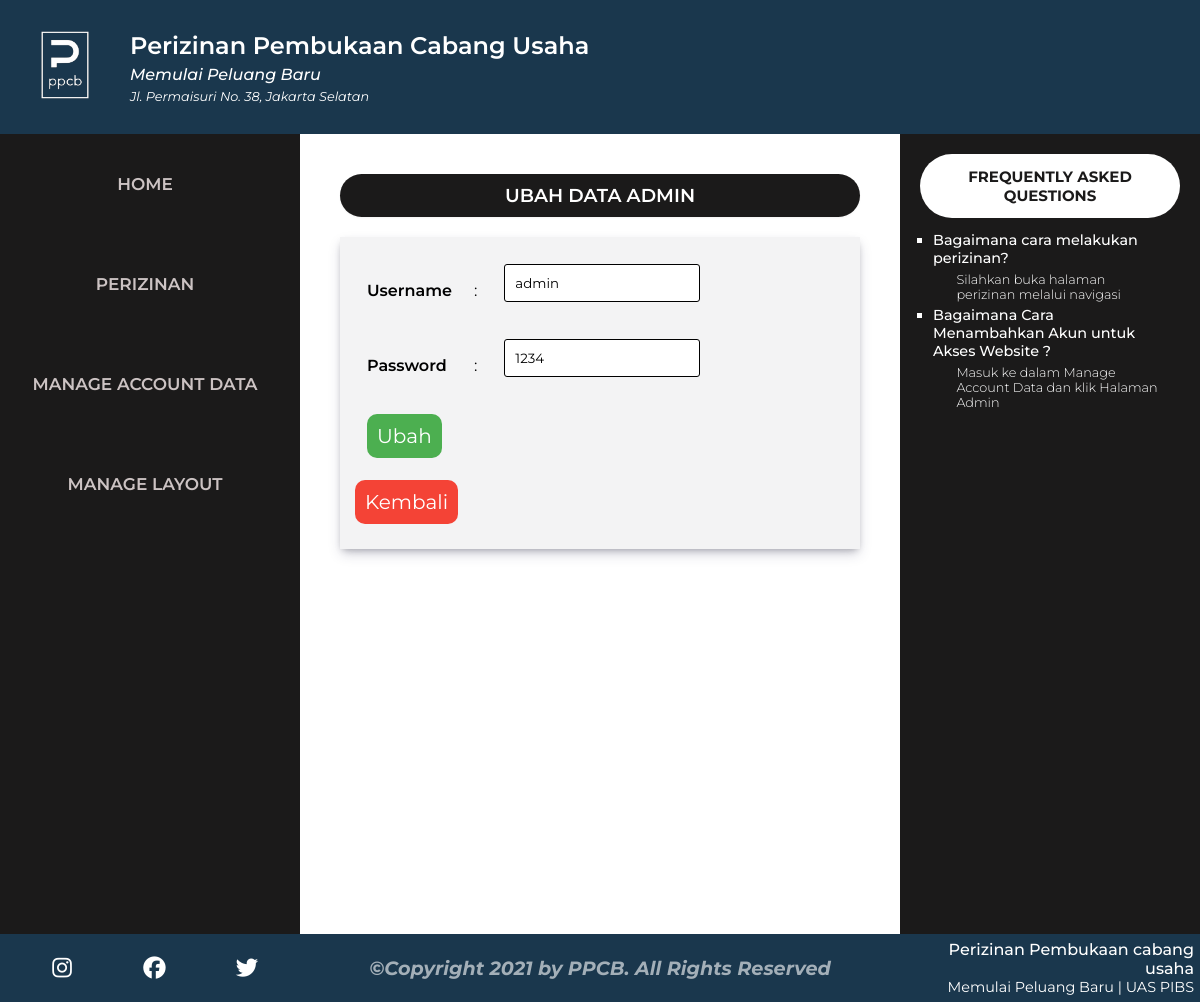
Page /public/akun/ubah/ACC001 (signed in) on the committed database.
### tables this page shows
CREATE TABLE `header` (
  `id_header` varchar(20) NOT NULL DEFAULT '',
  `logo` varchar(255) DEFAULT NULL,
  `nama_web` varchar(255) DEFAULT NULL,
  `sub_text` varchar(255) DEFAULT NULL,
  `alamat` varchar(255) DEFAULT NULL
);

CREATE TABLE `navigasi` (
  `id_nav` varchar(11) NOT NULL DEFAULT '',
  `nav_main` varchar(255) DEFAULT NULL,
  `nav_link` varchar(255) DEFAULT NULL
);

CREATE TABLE `akun` (
  `id_akun` varchar(20) NOT NULL DEFAULT '',
  `username` varchar(255) DEFAULT NULL,
  `password` varchar(255) DEFAULT NULL
);

CREATE TABLE `aside` (
  `id_aside` varchar(20) NOT NULL DEFAULT '',
  `aside_faq` varchar(255) DEFAULT NULL,
  `faq_answer` varchar(255) DEFAULT NULL
);

CREATE TABLE `footer` (
  `id_footer` varchar(20) NOT NULL DEFAULT '',
  `copyright` varchar(255) DEFAULT NULL,
  `facebook` varchar(255) DEFAULT NULL,
  `instagram` varchar(255) DEFAULT NULL,
  `twitter` varchar(255) DEFAULT NULL,
  `nama_web` varchar(255) DEFAULT NULL,
  `slogan` varchar(255) DEFAULT NULL,
  `keterangan` varchar(255) DEFAULT NULL
);

### app/core/Controller.php (called while the page is built, shortened)
<?php
class Controller
{
    public function view($view, $data = [])
    {
        require_once '../app/views/' . $view . '.php';
    }
    public function model($model)
    {
        return new $model;
    }
}

### app/controllers/Akun.php (called while the page is built, shortened)
<?php
class Akun extends Controller
{
    public function ubah($id_akun)
    {
        $data['judul'] = 'Ubah Data Admin';
        $data['head'] = $this->model('Header_model')->getHeader();
        $data['footer'] = $this->model('Footer_model')->getFooter();
        $data['akun'] = $this->model('Akun_model')->getAkunById($id_akun);
        $data['aside'] = $this->model('Aside_model')->getAside();
        $data['nav'] = $this->model('Navigasi_model')->getNavigasi();
        $data['child'] = $this->model('Navigasi_model')->getChild();
        $this->view('templates/header', $data);
        $this->view('templates/nav', $data);
        $this->view('akun/ubah', $data);
        $this->view('templates/aside', $data);
        $this->view('templates/footer', $data);
    }
}

### app/core/App.php (called while the page is built, shortened)
<?php
class App
{
    protected $method = 'index';
    protected $params = [];
    public function __construct()
    {
        $url = $this->parseURL();
        if (file_exists('../app/controllers/' . $url[0] . '.php')) {
            unset($url[0]);
        }
        $this->controller = new $this->controller;
        if (isset($url[1])) {
            if (method_exists($this->controller, $url[1])) {
                $this->method = $url[1];
                unset($url[1]);
            }
        }
        if (!empty($url)) {
            $this->params = array_values($url);
        }
        call_user_func_array([$this->controller, $this->method], $this->params);
    }
    public function parseURL()
    {
        if (isset($_GET['url'])) {
            $url = rtrim($_GET['url'], '/');
            $url = filter_var($url, FILTER_SANITIZE_URL);
            $url = explode('/', $url);
            return $url;
        }
    }
}

### public/index.php (called while the page is built, shortened)
<?php
$app = new App;

### app/core/Database.php (called while the page is built, shortened)
<?php
class Database
{
    private $host = DB_HOST;
    private $user = DB_USER;
    private $pass = DB_PASS;
    private $db_name = DB_NAME;
    private $dbh;
    private $stmt;
    public function __construct()
    {
        $dsn = 'mysql:host=' . $this->host . ';dbname=' . $this->db_name;;
        $option = [
            PDO::ATTR_PERSISTENT => true,
            PDO::ATTR_ERRMODE => PDO::ERRMODE_EXCEPTION
        ];
        try {
            $this->dbh = new PDO($dsn, $this->user, $this->pass, $option);
        } catch (PDOException $e) {
            die($e->getMessage());
        }
    }
    public function query($query)
    {
        $this->stmt = $this->dbh->prepare($query);
    }
    public function bind($param, $value, $type = null)
    {
        if (is_null($type)) {
            switch (true) {
                default:
                    $type = PDO::PARAM_STR;
            }
        }
        $this->stmt->bindValue($param, $value, $type);
    }
    public function execute()
    {
        $this->stmt->execute();
    }
    public function resultSet()
    {
        $this->execute();
        return $this->stmt->fetchAll(PDO::FETCH_ASSOC);
    }
    public function single()
    {
        $this->execute();
        return $this->stmt->fetch(PDO::FETCH_ASSOC);
    }
}

### app/models/Header_model.php (called while the page is built, shortened)
<?php
class Header_model
{
    private $db;
    public function __construct()
    {
        $this->db = new Database;
    }
    public function getHeader()
    {
        $this->db->query('SELECT * FROM header');
        return $this->db->single();
    }
}

### app/models/Navigasi_model.php (called while the page is built, shortened)
<?php
class Navigasi_model
{
    private $db;
    public function __construct()
    {
        $this->db = new Database;
    }
    public function getNavigasi()
    {
        $this->db->query('SELECT * FROM navigasi');
        return $this->db->resultSet();
    }
    public function getChild()
    {
        $this->db->query('SELECT * FROM navchild');
        return $this->db->resultSet();
    }
}

### app/models/Akun_model.php (called while the page is built, shortened)
<?php
class Akun_model
{
    private $db;
    public function __construct()
    {
        $this->db = new Database;
    }
    public function getAkunById($id_akun)
    {
        $this->db->query('SELECT * FROM akun WHERE id_akun=:id_akun');
        $this->db->bind('id_akun', $id_akun);
        return $this->db->single();
    }
}

### app/models/Aside_model.php (called while the page is built, shortened)
<?php
class Aside_model
{
    private $db;
    public function __construct()
    {
        $this->db = new Database;
    }
    public function getAside()
    {
        $this->db->query('SELECT * FROM aside');
        return $this->db->resultSet();
    }
}

### app/models/Footer_model.php (called while the page is built, shortened)
<?php
class Footer_model
{
    private $db;
    public function __construct()
    {
        $this->db = new Database;
    }
    public function getFooter()
    {
        $this->db->query('SELECT * FROM footer');
        return $this->db->single();
    }
}

### app/views/templates/aside.php (the view)
<aside>
    <h4>FREQUENTLY ASKED QUESTIONS</h4>
    <ul class="faq">
        <?php foreach ($data['aside'] as $aside) : ?>
            <li class="pertanyaan"> <?= $aside['aside_faq']; ?>
                <ul class="jawab">
                    <li class="jawaban"><?= $aside['faq_answer']; ?></li>
                </ul>
            </li>
        <?php endforeach ?>
    </ul>
</aside>
</div>

### app/views/templates/header.php (shortened to what this page needs)
<!DOCTYPE html>
<html lang="en">
<head>
    <link rel="stylesheet" href="<?= BASEURL; ?>/css/d_style.css">
</head>
<body>
    <header>
        <div class="sisikiri">
            <span class="containimg">
                <img id="logowebsite" src="<?= BASEURL; ?>/img/<?= $data['head']['logo']; ?>.png" />
            </span>
            <span class="containheadinfo">
                <div class="namaweb"><?= $data['head']['nama_web']; ?></div>
                <div class="slogan"><?= $data['head']['sub_text']; ?></div>
                <div class="alamat"><?= $data['head']['alamat']; ?></div>
            </span>
        </div>
    </header>

### app/views/templates/nav.php (shortened to what this page needs)
<div>
    <nav>
        <ul>
            <button class="bgnavmain"><a class="navmain" href="<?= BASEURL ?>/<?= $data['nav']['0']['nav_link'] ?>/"><?= $data['nav']['0']['nav_main'] ?></a></button>
            <button class="drpnavmain"><a class="navmain" href="<?= $data['nav']['1']['nav_link'] ?>"><?= $data['nav']['1']['nav_main'] ?></a></button>
            <button class="drpnavmain"><a class="navmain" href="<?= $data['nav']['2']['nav_link'] ?>"><?= $data['nav']['2']['nav_main'] ?></a></button>
            <li class="drpnavmain"><a class="navmain" href="<?= $data['nav']['3']['nav_link'] ?>"><?= $data['nav']['3']['nav_main'] ?></a></li>
        </ul>
    </nav>

### app/views/akun/ubah.php (shortened to what this page needs)
<article>
    <h3 class="headingform"><?= $data['judul'] ?></h3>
    <form action="<?= BASEURL; ?>/akun/ubahData" method="POST" class="formisi">
        <table>
            <tr>
                <td class="placehold"><label for="username">Username</label></td>
                <td>:</td>
                <td><input type="text" name="username" id="username" value="<?= $data['akun']['username']; ?>"></td>
            </tr>
            <tr>
                <td class="placehold"><label for="passwrod">Password</label></td>
                <td>:</td>
                <td><input type="text" name="password" id="password" value="<?= $data['akun']['password']; ?>"></td>
            </tr>
            <tr>
                <td> <button class="button_ubah" type="submit">Ubah</button></td>
            </tr>
        </table>
        <a href="<?= BASEURL; ?>/akun/index/"><button class="button_kembali">Kembali</button></a>
</article>

### app/views/templates/footer.php (shortened to what this page needs)
<footer>
    <span class="footerkiri">
        <a class="social" href="<?= $data['footer']['instagram']; ?>"> <i class="fab fa-instagram"></i></a>
        <a class="social" href="<?= $data['footer']['facebook']; ?>"><i class="fab fa-facebook"></i></a>
        <a class="social" href="<?= $data['footer']['twitter']; ?>"><i class="fab fa-twitter"></i></a></i>
    </span>
    <span class="footertengah">
        <h3>&copy;<?= $data['footer']['copyright']; ?></h3>
    </span>
    <span class="footerkanan">
        <div class="footerinfo">
            <div class="info"><?= $data['footer']['nama_web']; ?></div>
            <div class="subtext"><?= $data['footer']['slogan'] ?> | <?= $data['footer']['keterangan'] ?></div>
        </div>
    </span>
</footer>
</body>
</html>

### rows in the picture
header: logo (picture), nama_web "Perizinan Pembukaan Cabang Usaha", sub_text "Memulai Peluang Baru", alamat "Jl. Permaisuri No. 38, Jakarta Selatan"
navigasi: nav_main "HOME"
navigasi: nav_main "PERIZINAN"
navigasi: nav_main "MANAGE ACCOUNT DATA"
navigasi: nav_main "MANAGE LAYOUT"
akun: username "admin", password "1234"
aside: aside_faq "Bagaimana cara melakukan perizinan?", faq_answer "Silahkan buka halaman perizinan melalui navigasi"
aside: aside_faq "Bagaimana Cara Menambahkan Akun untuk Akses Website ?", faq_answer "Masuk ke dalam Manage Account Data dan klik Halaman Admin"
footer: copyright "Copyright 2021 by PPCB. All Rights Reserved", nama_web "Perizinan Pembukaan cabang usaha", slogan "Memulai Peluang Baru", keterangan "UAS PIBS"

### other values in the picture
$data['judul'] "UBAH DATA ADMIN"
